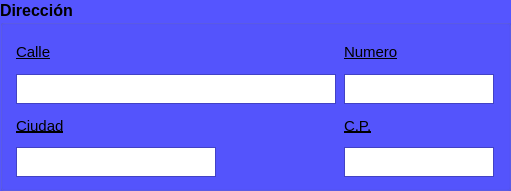
    <widget class="QGroupBox" name="groupBox_6">
     <property name="geometry">
      <rect>
       <x>463</x>
       <y>129</y>
       <width>511</width>
       <height>191</height>
      </rect>
     </property>
     <property name="minimumSize">
      <size>
       <width>511</width>
       <height>191</height>
      </size>
     </property>
     <property name="maximumSize">
      <size>
       <width>511</width>
       <height>191</height>
      </size>
     </property>
     <property name="palette">
      <palette>
       <active>
        <colorrole role="WindowText">
         <brush brushstyle="SolidPattern">
          <color alpha="255">
           <red>0</red>
           <green>0</green>
           <blue>0</blue>
          </color>
         </brush>
        </colorrole>
        <colorrole role="Button">
         <brush brushstyle="SolidPattern">
          <color alpha="255">
           <red>85</red>
           <green>85</green>
           <blue>255</blue>
          </color>
         </brush>
        </colorrole>
        <colorrole role="Light">
         <brush brushstyle="SolidPattern">
          <color alpha="255">
           <red>212</red>
           <green>212</green>
           <blue>255</blue>
          </color>
         </brush>
        </colorrole>
        <colorrole role="Midlight">
         <brush brushstyle="SolidPattern">
          <color alpha="255">
           <red>148</red>
           <green>148</green>
           <blue>255</blue>
          </color>
         </brush>
        </colorrole>
        <colorrole role="Dark">
         <brush brushstyle="SolidPattern">
          <color alpha="255">
           <red>42</red>
           <green>42</green>
           <blue>127</blue>
          </color>
         </brush>
        </colorrole>
        <colorrole role="Mid">
         <brush brushstyle="SolidPattern">
          <color alpha="255">
           <red>57</red>
           <green>57</green>
           <blue>170</blue>
          </color>
         </brush>
        </colorrole>
        <colorrole role="Text">
         <brush brushstyle="SolidPattern">
          <color alpha="255">
           <red>0</red>
           <green>0</green>
           <blue>0</blue>
          </color>
         </brush>
        </colorrole>
        <colorrole role="BrightText">
         <brush brushstyle="SolidPattern">
          <color alpha="255">
           <red>255</red>
           <green>255</green>
           <blue>255</blue>
          </color>
         </brush>
        </colorrole>
        <colorrole role="ButtonText">
         <brush brushstyle="SolidPattern">
          <color alpha="255">
           <red>0</red>
           <green>0</green>
           <blue>0</blue>
          </color>
         </brush>
        </colorrole>
        <colorrole role="Base">
         <brush brushstyle="SolidPattern">
          <color alpha="255">
           <red>255</red>
           <green>255</green>
           <blue>255</blue>
          </color>
         </brush>
        </colorrole>
        <colorrole role="Window">
         <brush brushstyle="SolidPattern">
          <color alpha="255">
           <red>85</red>
           <green>85</green>
           <blue>255</blue>
          </color>
         </brush>
        </colorrole>
        <colorrole role="Shadow">
         <brush brushstyle="SolidPattern">
          <color alpha="255">
           <red>0</red>
           <green>0</green>
           <blue>0</blue>
          </color>
         </brush>
        </colorrole>
        <colorrole role="AlternateBase">
         <brush brushstyle="SolidPattern">
          <color alpha="255">
           <red>170</red>
           <green>170</green>
           <blue>255</blue>
          </color>
         </brush>
        </colorrole>
        <colorrole role="ToolTipBase">
         <brush brushstyle="SolidPattern">
          <color alpha="255">
           <red>255</red>
           <green>255</green>
           <blue>220</blue>
          </color>
         </brush>
        </colorrole>
        <colorrole role="ToolTipText">
         <brush brushstyle="SolidPattern">
          <color alpha="255">
           <red>0</red>
           <green>0</green>
           <blue>0</blue>
          </color>
         </brush>
        </colorrole>
        <colorrole role="PlaceholderText">
         <brush brushstyle="SolidPattern">
          <color alpha="128">
           <red>0</red>
           <green>0</green>
           <blue>0</blue>
          </color>
         </brush>
        </colorrole>
       </active>
       <inactive>
        <colorrole role="WindowText">
         <brush brushstyle="SolidPattern">
          <color alpha="255">
           <red>0</red>
           <green>0</green>
           <blue>0</blue>
          </color>
         </brush>
        </colorrole>
        <colorrole role="Button">
         <brush brushstyle="SolidPattern">
          <color alpha="255">
           <red>85</red>
           <green>85</green>
           <blue>255</blue>
          </color>
         </brush>
        </colorrole>
        <colorrole role="Light">
         <brush brushstyle="SolidPattern">
          <color alpha="255">
           <red>212</red>
           <green>212</green>
           <blue>255</blue>
          </color>
         </brush>
        </colorrole>
        <colorrole role="Midlight">
         <brush brushstyle="SolidPattern">
          <color alpha="255">
           <red>148</red>
           <green>148</green>
           <blue>255</blue>
          </color>
         </brush>
        </colorrole>
        <colorrole role="Dark">
         <brush brushstyle="SolidPattern">
          <color alpha="255">
           <red>42</red>
           <green>42</green>
           <blue>127</blue>
          </color>
         </brush>
        </colorrole>
        <colorrole role="Mid">
         <brush brushstyle="SolidPattern">
          <color alpha="255">
           <red>57</red>
           <green>57</green>
           <blue>170</blue>
          </color>
         </brush>
        </colorrole>
        <colorrole role="Text">
         <brush brushstyle="SolidPattern">
          <color alpha="255">
           <red>0</red>
           <green>0</green>
           <blue>0</blue>
          </color>
         </brush>
        </colorrole>
        <colorrole role="BrightText">
         <brush brushstyle="SolidPattern">
          <color alpha="255">
           <red>255</red>
           <green>255</green>
           <blue>255</blue>
          </color>
         </brush>
        </colorrole>
        <colorrole role="ButtonText">
         <brush brushstyle="SolidPattern">
          <color alpha="255">
           <red>0</red>
           <green>0</green>
           <blue>0</blue>
          </color>
         </brush>
        </colorrole>
        <colorrole role="Base">
         <brush brushstyle="SolidPattern">
          <color alpha="255">
           <red>255</red>
           <green>255</green>
           <blue>255</blue>
          </color>
         </brush>
        </colorrole>
        <colorrole role="Window">
         <brush brushstyle="SolidPattern">
          <color alpha="255">
           <red>85</red>
           <green>85</green>
           <blue>255</blue>
          </color>
         </brush>
        </colorrole>
        <colorrole role="Shadow">
         <brush brushstyle="SolidPattern">
          <color alpha="255">
           <red>0</red>
           <green>0</green>
           <blue>0</blue>
          </color>
         </brush>
        </colorrole>
        <colorrole role="AlternateBase">
         <brush brushstyle="SolidPattern">
          <color alpha="255">
           <red>170</red>
           <green>170</green>
           <blue>255</blue>
          </color>
         </brush>
        </colorrole>
        <colorrole role="ToolTipBase">
         <brush brushstyle="SolidPattern">
          <color alpha="255">
           <red>255</red>
           <green>255</green>
           <blue>220</blue>
          </color>
         </brush>
        </colorrole>
        <colorrole role="ToolTipText">
         <brush brushstyle="SolidPattern">
          <color alpha="255">
           <red>0</red>
           <green>0</green>
           <blue>0</blue>
          </color>
         </brush>
        </colorrole>
        <colorrole role="PlaceholderText">
         <brush brushstyle="SolidPattern">
          <color alpha="128">
           <red>0</red>
           <green>0</green>
           <blue>0</blue>
          </color>
         </brush>
        </colorrole>
       </inactive>
       <disabled>
        <colorrole role="WindowText">
         <brush brushstyle="SolidPattern">
          <color alpha="255">
           <red>42</red>
           <green>42</green>
           <blue>127</blue>
          </color>
         </brush>
        </colorrole>
        <colorrole role="Button">
         <brush brushstyle="SolidPattern">
          <color alpha="255">
           <red>85</red>
           <green>85</green>
           <blue>255</blue>
          </color>
         </brush>
        </colorrole>
        <colorrole role="Light">
         <brush brushstyle="SolidPattern">
          <color alpha="255">
           <red>212</red>
           <green>212</green>
           <blue>255</blue>
          </color>
         </brush>
        </colorrole>
        <colorrole role="Midlight">
         <brush brushstyle="SolidPattern">
          <color alpha="255">
           <red>148</red>
           <green>148</green>
           <blue>255</blue>
          </color>
         </brush>
        </colorrole>
        <colorrole role="Dark">
         <brush brushstyle="SolidPattern">
          <color alpha="255">
           <red>42</red>
           <green>42</green>
           <blue>127</blue>
          </color>
         </brush>
        </colorrole>
        <colorrole role="Mid">
         <brush brushstyle="SolidPattern">
          <color alpha="255">
           <red>57</red>
           <green>57</green>
           <blue>170</blue>
          </color>
         </brush>
        </colorrole>
        <colorrole role="Text">
         <brush brushstyle="SolidPattern">
          <color alpha="255">
           <red>42</red>
           <green>42</green>
           <blue>127</blue>
          </color>
         </brush>
        </colorrole>
        <colorrole role="BrightText">
         <brush brushstyle="SolidPattern">
          <color alpha="255">
           <red>255</red>
           <green>255</green>
           <blue>255</blue>
          </color>
         </brush>
        </colorrole>
        <colorrole role="ButtonText">
         <brush brushstyle="SolidPattern">
          <color alpha="255">
           <red>42</red>
           <green>42</green>
           <blue>127</blue>
          </color>
         </brush>
        </colorrole>
        <colorrole role="Base">
         <brush brushstyle="SolidPattern">
          <color alpha="255">
           <red>85</red>
           <green>85</green>
           <blue>255</blue>
          </color>
         </brush>
        </colorrole>
        <colorrole role="Window">
         <brush brushstyle="SolidPattern">
          <color alpha="255">
           <red>85</red>
           <green>85</green>
           <blue>255</blue>
          </color>
         </brush>
        </colorrole>
        <colorrole role="Shadow">
         <brush brushstyle="SolidPattern">
          <color alpha="255">
           <red>0</red>
           <green>0</green>
           <blue>0</blue>
          </color>
         </brush>
        </colorrole>
        <colorrole role="AlternateBase">
         <brush brushstyle="SolidPattern">
          <color alpha="255">
           <red>85</red>
           <green>85</green>
           <blue>255</blue>
          </color>
         </brush>
        </colorrole>
        <colorrole role="ToolTipBase">
         <brush brushstyle="SolidPattern">
          <color alpha="255">
           <red>255</red>
           <green>255</green>
           <blue>220</blue>
          </color>
         </brush>
        </colorrole>
        <colorrole role="ToolTipText">
         <brush brushstyle="SolidPattern">
          <color alpha="255">
           <red>0</red>
           <green>0</green>
           <blue>0</blue>
          </color>
         </brush>
        </colorrole>
        <colorrole role="PlaceholderText">
         <brush brushstyle="SolidPattern">
          <color alpha="128">
           <red>0</red>
           <green>0</green>
           <blue>0</blue>
          </color>
         </brush>
        </colorrole>
       </disabled>
      </palette>
     </property>
     <property name="font">
      <font>
       <pointsize>12</pointsize>
       <weight>75</weight>
       <bold>true</bold>
      </font>
     </property>
     <property name="autoFillBackground">
      <bool>true</bool>
     </property>
     <property name="title">
      <string>Dirección</string>
     </property>
     <layout class="QGridLayout" name="gridLayout_7">
      <item row="0" column="0">
       <widget class="QLabel" name="label_17">
        <property name="font">
         <font>
          <pointsize>11</pointsize>
          <weight>50</weight>
          <bold>false</bold>
          <underline>true</underline>
         </font>
        </property>
        <property name="text">
         <string>Calle</string>
        </property>
       </widget>
      </item>
      <item row="0" column="1">
       <widget class="QLabel" name="label_18">
        <property name="font">
         <font>
          <pointsize>11</pointsize>
          <weight>50</weight>
          <bold>false</bold>
          <underline>true</underline>
         </font>
        </property>
        <property name="text">
         <string>Numero</string>
        </property>
       </widget>
      </item>
      <item row="1" column="0">
       <widget class="QPlainTextEdit" name="plainTextEdit_14">
        <property name="minimumSize">
         <size>
          <width>320</width>
          <height>30</height>
         </size>
        </property>
        <property name="maximumSize">
         <size>
          <width>320</width>
          <height>30</height>
         </size>
        </property>
       </widget>
      </item>
      <item row="1" column="1">
       <widget class="QPlainTextEdit" name="plainTextEdit_15">
        <property name="maximumSize">
         <size>
          <width>150</width>
          <height>30</height>
         </size>
        </property>
       </widget>
      </item>
      <item row="2" column="0">
       <widget class="QLabel" name="label_19">
        <property name="font">
         <font>
          <pointsize>11</pointsize>
          <weight>50</weight>
          <bold>false</bold>
          <underline>true</underline>
         </font>
        </property>
        <property name="text">
         <string>Ciudad</string>
        </property>
       </widget>
      </item>
      <item row="2" column="1">
       <widget class="QLabel" name="label_20">
        <property name="font">
         <font>
          <pointsize>11</pointsize>
          <weight>50</weight>
          <bold>false</bold>
          <underline>true</underline>
         </font>
        </property>
        <property name="text">
         <string>C.P.</string>
        </property>
       </widget>
      </item>
      <item row="3" column="0">
       <widget class="QPlainTextEdit" name="plainTextEdit_16">
        <property name="maximumSize">
         <size>
          <width>200</width>
          <height>30</height>
         </size>
        </property>
       </widget>
      </item>
      <item row="3" column="1">
       <widget class="QPlainTextEdit" name="plainTextEdit_17">
        <property name="maximumSize">
         <size>
          <width>150</width>
          <height>30</height>
         </size>
        </property>
       </widget>
      </item>
     </layout>
    </widget>
